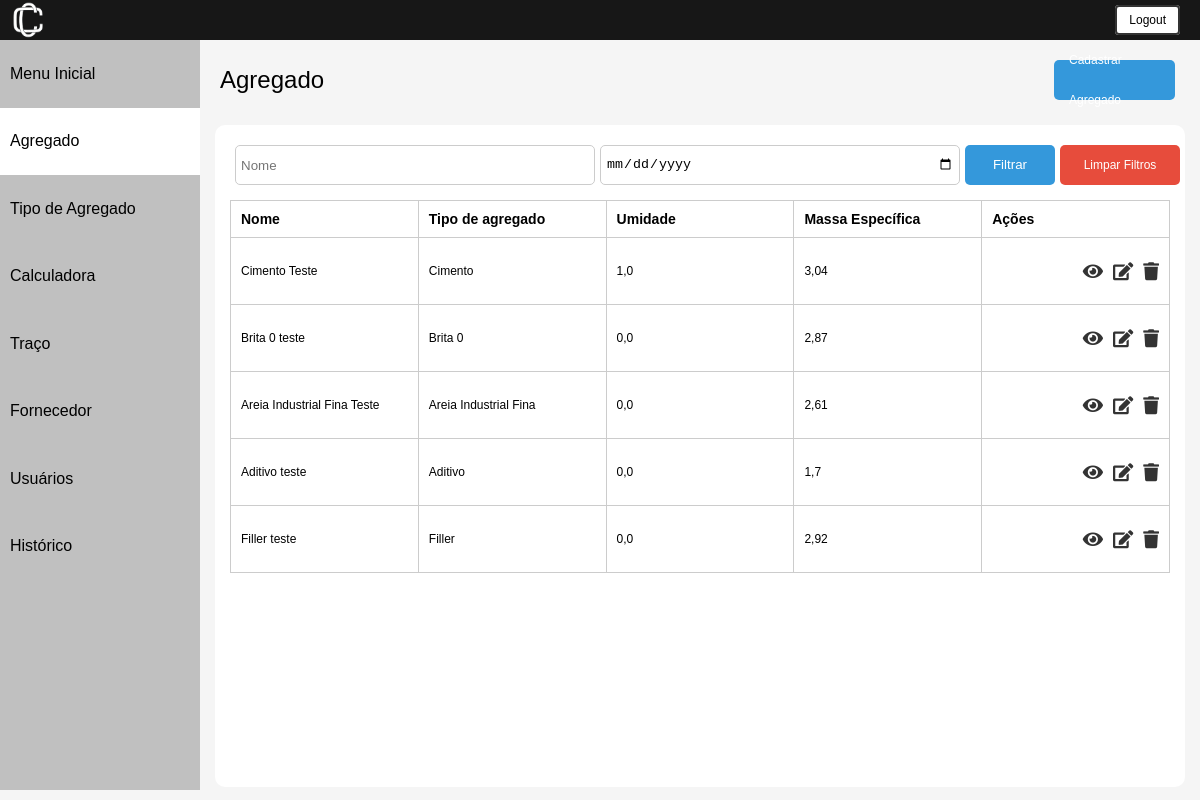
The app's page /agregados/ (signed in) with its own data.
### usuarios/models.py (models this page shows, shortened)
class Agregado(models.Model):
    nome = models.CharField(max_length=40, unique=True)
    pen_6_30_mm = models.FloatField()
    pen_4_80_mm = models.FloatField()
    pen_2_40_mm = models.FloatField()
    pen_1_20_mm = models.FloatField()
    pen_600_um = models.FloatField()
    pen_300_um = models.FloatField()
    pen_150_um = models.FloatField()
    pen_75_um = models.FloatField()
    fundo = models.FloatField()
    umidade = models.FloatField()
    massa_especifica = models.FloatField()
    is_deleted = models.BooleanField(default=False)
    num_modificacao = models.IntegerField(default=0)
    data_cadastro = models.DateTimeField(default=timezone.now)
    fk_usuario_id = models.IntegerField(null=False)
    fk_fornecedor_id = models.ForeignKey(Fornecedor, on_delete=models.CASCADE)
    fk_tipo_agregado_id = models.ForeignKey(TipoAgregado, on_delete=models.CASCADE)
    class Meta:
        db_table = "agregado"

class TipoAgregado(models.Model):
    nome = models.CharField(max_length=40, unique=True, null=False)
    data_cadastro = models.DateTimeField(default=timezone.now)
    class Meta:
        db_table = "tipo_agregado"
    def __str__(self):
        return self.nome

### usuarios/views.py (the view)
# urls.py: path('agregados/', views.listar_agregados, name='agregados'),
@login_required
def listar_agregados(request):  # Renomeei a função para ser mais descritiva
    agregados = Agregado.objects.all()
    exibir_data = True
    return render(request, 'agregado/index.html', {'agregados': agregados, 'exibir_data': exibir_data})

### usuarios/templates/agregado/index.html (shortened to what this page needs)
{% extends 'base.html' %}
{% load static %}
{% block content %}
<html lang="pt-br">
<head>
    <link rel="stylesheet" href="{% static 'css/listar.css' %}">
    <link rel="stylesheet" href="https://cdnjs.cloudflare.com/ajax/libs/font-awesome/5.15.4/css/all.min.css">
</head>
<body>
     {% include "utils/header.html" %}
    <div class="container">
        {% include "utils/sidebar.html" %}
        <div class="content">
            <div class="cadastrar_btn">
                <a class="nome-pagina">Agregado</a>
                <a href="{% url 'cadastrar_agregado' %}" class="btn_cadastrar">Cadastrar Agregado</a>
            </div>
            <div class = 'all-content'>
                {% with filtro_url='filtrar_agregados' %}
                    {% include "utils/filtrar.html" %}
                {% endwith %}
                <div class="lista">
                    <table>
                        <thead>
                            <tr>
                                <th>Nome</th>
                                <th>Tipo de agregado</th>
                                <th>Umidade</th>
                                <th>Massa Específica</th>
                                <th>Ações</th>
                            </tr>
                        </thead>
                        <tbody>
                            {% for agregado in agregados %}
                                <tr>
                                    <td>{{ agregado.nome }}</td>
                                    <td>{{ agregado.fk_tipo_agregado_id }}</td>
                                    <td>{{ agregado.umidade }}</td>
                                    <td>{{ agregado.massa_especifica }}</td>
                                    <td class="align-right">
                                        <div class="btn-action-container">
                                            <a href="{% url 'inspecionar_agregado' agregado.id %}" class="btn-action"><i class="fa fa-eye"></i></a>
                                            <a href="{% url 'editar_agregado' agregado.id %}" class="btn-action"><i class="fa fa-edit"></i></a>
                                            <button class="btn-action btn-deletar" data-id="{{ agregado.id }}" data-url="{% url 'deletar_agregado' agregado.id %}"><i class="fa fa-trash"></i></button>
                                        </div>
                                    </td>
                            </tr>
                            {% endfor %}
                        </tbody>
                    </table>
                </div>
                </div>
        </div>
    </div>
</body>
{% endblock %}

### usuarios/static/css/listar.css (style rules this page uses)
* { margin: 0; padding: 0; color: inherit; }
body { font-family: arial, helvetica, sans-serif; font-size: 12px; background: #F5F5F5; min-height: 100vh; }
.container { display: flex; min-height: calc(100vh - 50px); }
.content { flex: 1; margin: 15px; }
.nome-pagina { text-align: left; font-size: 24px; }
.cadastrar_btn { display: flex; justify-content: space-between; align-items: center; padding: 5px; }
.btn_cadastrar { height: 40px; line-height: 40px; width: calc(10% - 5px); padding: 0px 15px; background-color: #3498db; color: #fff; border: none; border-radius: 5px; cursor: pointer; margin-right: 5px; text-decoration: none; display: flex; align-items: center; justify-content: center; }
.all-content { margin-top: 20px; width: 100%; height:92%; background-color: white; border-radius: 10px; }
.lista { margin: 15px; }
.lista table { width: 100%; font-size: 14px; table-layout: fixed; border-collapse: collapse; border: 1px solid #ccc; }
.btn-action-container { display: flex; justify-content: flex-end; gap: 10px; }
.btn-action { background: none; border: none; cursor: pointer; font-size: 18px; color: #333; padding: 0; transition: color 0.3s ease; }
.lista td { font-size: 12px; white-space: pre-line; width: 20%; }
.lista th, .lista td { padding: 10px; text-align: left; border: 1px solid #ccc; width: 18%; }

### records on screen
Agregado: nome "Cimento Teste", fk_tipo_agregado_id "Cimento", umidade "1,0", massa_especifica "3,04"
Agregado: nome "Brita 0 teste", fk_tipo_agregado_id "Brita 0", umidade "0,0", massa_especifica "2,87"
Agregado: nome "Areia Industrial Fina Teste", fk_tipo_agregado_id "Areia Industrial Fina", umidade "0,0", massa_especifica "2,61"
Agregado: nome "Aditivo teste", fk_tipo_agregado_id "Aditivo", umidade "0,0", massa_especifica "1,7"
Agregado: nome "Filler teste", fk_tipo_agregado_id "Filler", umidade "0,0", massa_especifica "2,92"
